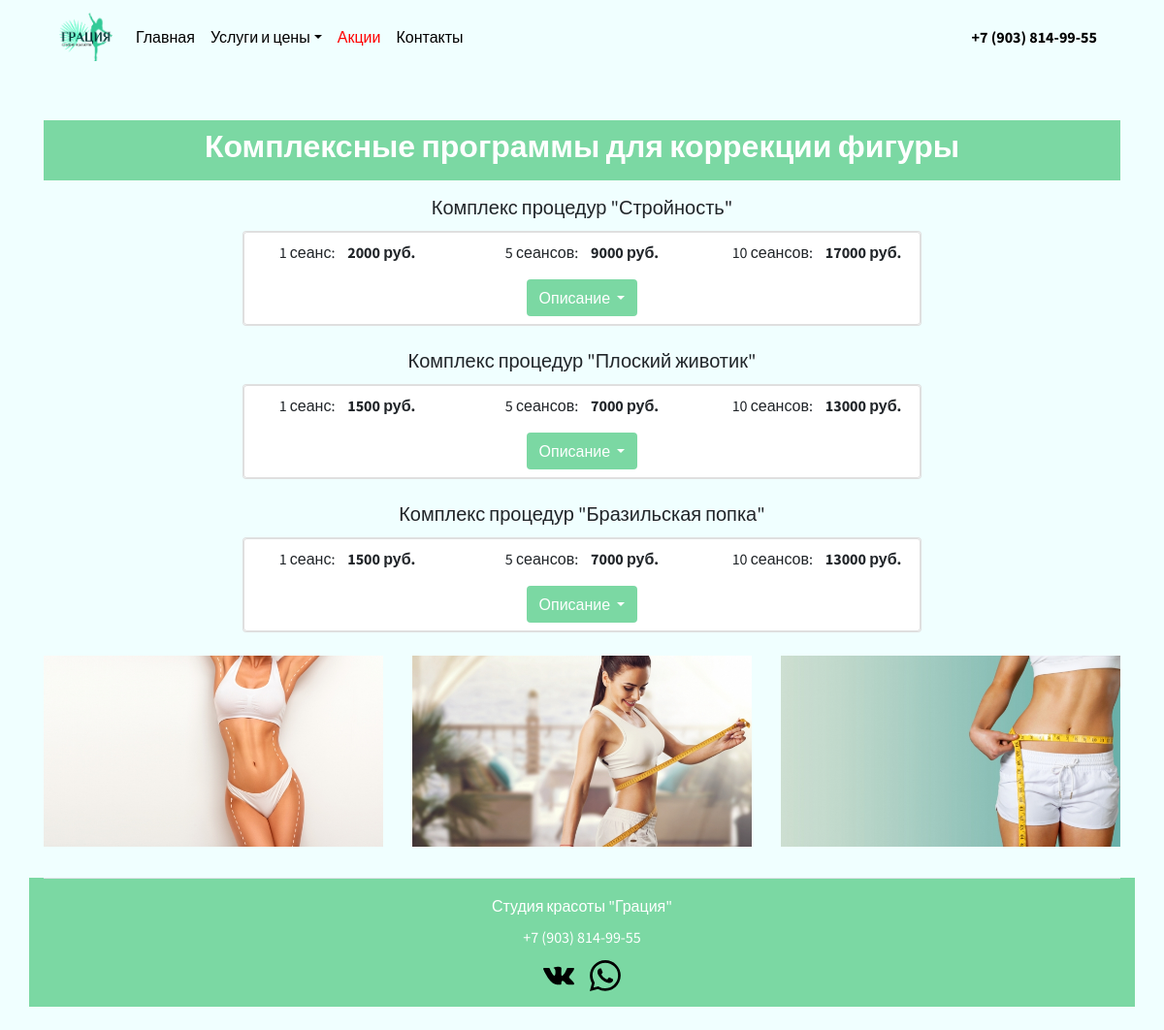
Screenshot of /complex with the database file from the repository.
### main/models.py (models this page shows, shortened)
class Complex(models.Model):
    title = models.CharField('Название комплекса', max_length=100)
    price1 = models.CharField('Цена за 1 сеанс', max_length=50)
    price5 = models.CharField('Цена за 5 сеансов', max_length=50)
    price10 = models.CharField('Цена за 10 сеансов', max_length=50)
    task = models.TextField('Описание', blank=True, null=True)
    class Meta:
        verbose_name = 'Комплекс программ'
        verbose_name_plural = 'Комплекс программ'

### main/views.py (the view)
# urls.py: path('complex', views.complex),
def complex(request):
    comp = Complex.objects.all()
    return render(request, 'main/complex.html', {'comp': comp})

### main/templates/main/complex.html (shortened to what this page needs)
{% extends 'main/base.html' %}
{% load static %}
{% block content %}
<main>
    <div class="container mt-5">
        <div class="text-white mb-3 text-center pt-2 pb-2" style="background-color: #7bd8a3">
            <h2 class="text-center"><b>Комплексные программы для коррекции фигуры</b></h2>
        </div>
    {% for el in comp %}
        <h5 class="card-title text-center">{{ el.title }}</h5>
        <div class="card mb-4 text-center mx-auto" style="max-width: 700px;">
            <div class="row g-0">
                <div class="col-md-12">
                    <div class="card">
                        <div class="row">
                            <div class="col-sm">
                                <p class="mt-2" style="background-color: #FFFFFF">1 сеанс:&nbsp &nbsp <b>{{ el.price1 }} руб.</b></p>
                            </div>
                            <div class="col-sm">
                                <p class="mt-2" style="background-color: #FFFFFF">5 сеансов:&nbsp &nbsp <b>{{ el.price5 }} руб.</b></p>
                            </div>
                            <div class="col-sm">
                                <p class="mt-2" style="background-color: #FFFFFF">10 сеансов:&nbsp &nbsp <b>{{ el.price10 }} руб.</b></p>
                            </div>
                        </div>
                        <div class="dropdown show">
                             <a class="btn dropdown-toggle mb-2 text-white" href="#" role="button" id="dropdownMenuLink" data-toggle="dropdown" aria-haspopup="true" aria-expanded="false" style="background-color: #7bd8a3">
                                Описание
                            </a>
                        </div>
                    </div>
                </div>
            </div>
        </div>
        {% endfor %}
        <div class="row mt-3">
            <div class="col-lg-4 mx-auto mb-2">
                <img src="{% static 'img/compex1.jpg' %}" class="bd-placeholder-img img-fluid" width=100% height="200" xmlns="http://www.w3.org/2000/svg" role="img" aria-label="Placeholder" preserveAspectRatio="xMidYMid slice" focusable="false">
            </div>
            <div class="col-lg-4 mx-auto mb-2">
                <img src="{% static 'img/complex2.jpg' %}" class="bd-placeholder-img img-fluid" width=100% height="200" xmlns="http://www.w3.org/2000/svg" role="img" aria-label="Placeholder" preserveAspectRatio="xMidYMid slice" focusable="false">
            </div>
            <div class="col-lg-4 mx-auto mb-2">
                <img src="{% static 'img/complex3.jpg' %}" class="bd-placeholder-img img-fluid" width=100% height="200" xmlns="http://www.w3.org/2000/svg" role="img" aria-label="Placeholder" preserveAspectRatio="xMidYMid slice" focusable="false">
            </div>
        </div>
    </div>
</main>
{% endblock %}

### rows the page displays
Complex: title "Комплекс процедур \"Стройность\"", price1 "2000", price5 "9000", price10 "17000"
Complex: title "Комплекс процедур \"Плоский животик\"", price1 "1500", price5 "7000", price10 "13000"
Complex: title "Комплекс процедур \"Бразильская попка\"", price1 "1500", price5 "7000", price10 "13000"
